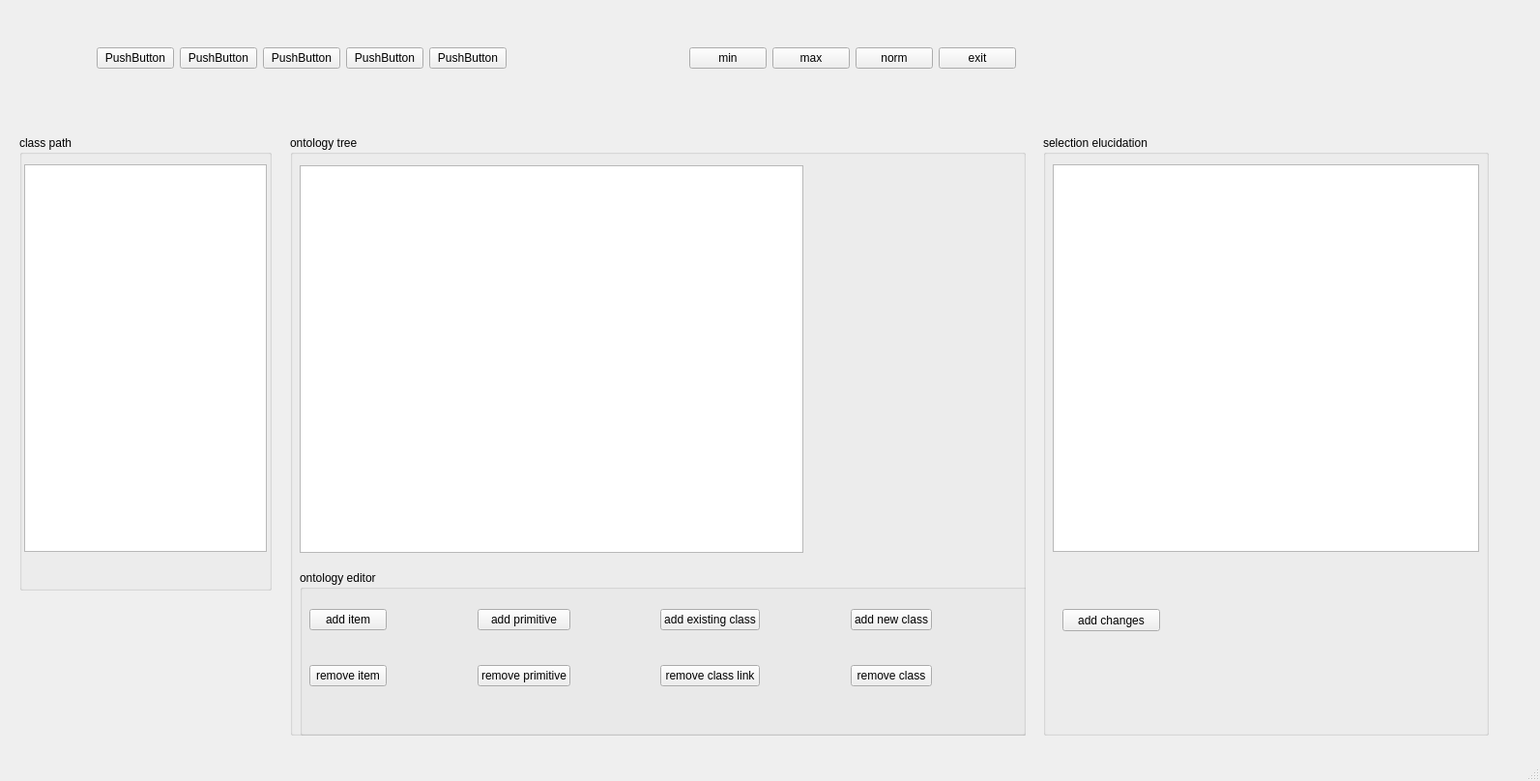
<?xml version="1.0" encoding="UTF-8"?>
<ui version="4.0">
 <class>MainWindow</class>
 <widget class="QMainWindow" name="MainWindow">
  <property name="geometry">
   <rect>
    <x>0</x>
    <y>0</y>
    <width>1593</width>
    <height>808</height>
   </rect>
  </property>
  <property name="sizePolicy">
   <sizepolicy hsizetype="Preferred" vsizetype="Preferred">
    <horstretch>0</horstretch>
    <verstretch>0</verstretch>
   </sizepolicy>
  </property>
  <property name="windowTitle">
   <string>MainWindow</string>
  </property>
  <widget class="QWidget" name="centralwidget">
   <widget class="QGroupBox" name="groupBoxTree">
    <property name="geometry">
     <rect>
      <x>300</x>
      <y>140</y>
      <width>761</width>
      <height>621</height>
     </rect>
    </property>
    <property name="title">
     <string>ontology tree</string>
    </property>
    <widget class="QTreeWidget" name="treeClass">
     <property name="geometry">
      <rect>
       <x>10</x>
       <y>31</y>
       <width>521</width>
       <height>401</height>
      </rect>
     </property>
     <property name="autoExpandDelay">
      <number>1</number>
     </property>
     <property name="columnCount">
      <number>0</number>
     </property>
     <attribute name="headerVisible">
      <bool>false</bool>
     </attribute>
     <attribute name="headerCascadingSectionResizes">
      <bool>false</bool>
     </attribute>
    </widget>
    <widget class="QGroupBox" name="groupBoxEditor">
     <property name="geometry">
      <rect>
       <x>10</x>
       <y>450</y>
       <width>951</width>
       <height>171</height>
      </rect>
     </property>
     <property name="title">
      <string>ontology editor</string>
     </property>
     <widget class="QWidget" name="gridLayoutWidget">
      <property name="geometry">
       <rect>
        <x>10</x>
        <y>40</y>
        <width>731</width>
        <height>80</height>
       </rect>
      </property>
      <layout class="QGridLayout" name="gridLayout">
       <item row="0" column="2">
        <widget class="QPushButton" name="pushAddPrimitive">
         <property name="text">
          <string>add primitive</string>
         </property>
        </widget>
       </item>
       <item row="2" column="2">
        <widget class="QPushButton" name="pushRemovePrimitive">
         <property name="text">
          <string>remove primitive</string>
         </property>
        </widget>
       </item>
       <item row="0" column="1">
        <spacer name="horizontalSpacer">
         <property name="orientation">
          <enum>Qt::Horizontal</enum>
         </property>
         <property name="sizeHint" stdset="0">
          <size>
           <width>40</width>
           <height>20</height>
          </size>
         </property>
        </spacer>
       </item>
       <item row="0" column="0">
        <widget class="QPushButton" name="pushAddSubclass">
         <property name="text">
          <string>add item</string>
         </property>
        </widget>
       </item>
       <item row="0" column="6">
        <widget class="QPushButton" name="pushAddExistingClass">
         <property name="text">
          <string>add existing class</string>
         </property>
        </widget>
       </item>
       <item row="2" column="8">
        <widget class="QPushButton" name="pushRemoveClass">
         <property name="text">
          <string>remove class</string>
         </property>
        </widget>
       </item>
       <item row="0" column="7">
        <spacer name="horizontalSpacer_2">
         <property name="orientation">
          <enum>Qt::Horizontal</enum>
         </property>
         <property name="sizeHint" stdset="0">
          <size>
           <width>40</width>
           <height>20</height>
          </size>
         </property>
        </spacer>
       </item>
       <item row="0" column="10">
        <spacer name="horizontalSpacer_3">
         <property name="orientation">
          <enum>Qt::Horizontal</enum>
         </property>
         <property name="sizeHint" stdset="0">
          <size>
           <width>40</width>
           <height>20</height>
          </size>
         </property>
        </spacer>
       </item>
       <item row="2" column="0">
        <widget class="QPushButton" name="pushRemoveSubClass">
         <property name="text">
          <string>remove item</string>
         </property>
        </widget>
       </item>
       <item row="0" column="5">
        <spacer name="horizontalSpacer_8">
         <property name="orientation">
          <enum>Qt::Horizontal</enum>
         </property>
         <property name="sizeHint" stdset="0">
          <size>
           <width>40</width>
           <height>20</height>
          </size>
         </property>
        </spacer>
       </item>
       <item row="2" column="6">
        <widget class="QPushButton" name="pushRemoveClassLink">
         <property name="text">
          <string>remove class link</string>
         </property>
        </widget>
       </item>
       <item row="0" column="8">
        <widget class="QPushButton" name="pushAddNewClass">
         <property name="text">
          <string>add new class</string>
         </property>
        </widget>
       </item>
       <item row="1" column="0">
        <spacer name="verticalSpacer">
         <property name="orientation">
          <enum>Qt::Vertical</enum>
         </property>
         <property name="sizeHint" stdset="0">
          <size>
           <width>20</width>
           <height>40</height>
          </size>
         </property>
        </spacer>
       </item>
       <item row="1" column="2">
        <spacer name="verticalSpacer_2">
         <property name="orientation">
          <enum>Qt::Vertical</enum>
         </property>
         <property name="sizeHint" stdset="0">
          <size>
           <width>20</width>
           <height>40</height>
          </size>
         </property>
        </spacer>
       </item>
       <item row="1" column="6">
        <spacer name="verticalSpacer_3">
         <property name="orientation">
          <enum>Qt::Vertical</enum>
         </property>
         <property name="sizeHint" stdset="0">
          <size>
           <width>20</width>
           <height>40</height>
          </size>
         </property>
        </spacer>
       </item>
       <item row="1" column="8">
        <spacer name="verticalSpacer_4">
         <property name="orientation">
          <enum>Qt::Vertical</enum>
         </property>
         <property name="sizeHint" stdset="0">
          <size>
           <width>20</width>
           <height>40</height>
          </size>
         </property>
        </spacer>
       </item>
      </layout>
     </widget>
    </widget>
   </widget>
   <widget class="QGroupBox" name="groupBoxClassList">
    <property name="geometry">
     <rect>
      <x>20</x>
      <y>140</y>
      <width>261</width>
      <height>471</height>
     </rect>
    </property>
    <property name="title">
     <string>class path</string>
    </property>
    <widget class="QListWidget" name="listClasses">
     <property name="geometry">
      <rect>
       <x>5</x>
       <y>30</y>
       <width>251</width>
       <height>401</height>
      </rect>
     </property>
    </widget>
   </widget>
   <widget class="QWidget" name="horizontalLayoutWidget_2">
    <property name="geometry">
     <rect>
      <x>100</x>
      <y>20</y>
      <width>951</width>
      <height>80</height>
     </rect>
    </property>
    <layout class="QHBoxLayout" name="horizontalLayout_2">
     <item>
      <widget class="QPushButton" name="pushLoad">
       <property name="text">
        <string>PushButton</string>
       </property>
      </widget>
     </item>
     <item>
      <widget class="QPushButton" name="pushCreate">
       <property name="text">
        <string>PushButton</string>
       </property>
      </widget>
     </item>
     <item>
      <widget class="QPushButton" name="pushVisualise">
       <property name="text">
        <string>PushButton</string>
       </property>
      </widget>
     </item>
     <item>
      <widget class="QPushButton" name="pushSave">
       <property name="text">
        <string>PushButton</string>
       </property>
      </widget>
     </item>
     <item>
      <widget class="QPushButton" name="pushSaveAs">
       <property name="text">
        <string>PushButton</string>
       </property>
      </widget>
     </item>
     <item>
      <spacer name="horizontalSpacer_11">
       <property name="orientation">
        <enum>Qt::Horizontal</enum>
       </property>
       <property name="sizeHint" stdset="0">
        <size>
         <width>40</width>
         <height>20</height>
        </size>
       </property>
      </spacer>
     </item>
     <item>
      <widget class="QPushButton" name="pushMinimise">
       <property name="text">
        <string>min</string>
       </property>
      </widget>
     </item>
     <item>
      <widget class="QPushButton" name="pushMaximise">
       <property name="text">
        <string>max</string>
       </property>
      </widget>
     </item>
     <item>
      <widget class="QPushButton" name="pushNormal">
       <property name="text">
        <string>norm</string>
       </property>
      </widget>
     </item>
     <item>
      <widget class="QPushButton" name="pushExit">
       <property name="text">
        <string>exit</string>
       </property>
      </widget>
     </item>
    </layout>
   </widget>
   <widget class="QGroupBox" name="groupElucidation">
    <property name="geometry">
     <rect>
      <x>1079</x>
      <y>140</y>
      <width>461</width>
      <height>621</height>
     </rect>
    </property>
    <property name="title">
     <string>selection elucidation</string>
    </property>
    <widget class="QPushButton" name="pushAddElucidation">
     <property name="geometry">
      <rect>
       <x>20</x>
       <y>490</y>
       <width>101</width>
       <height>23</height>
      </rect>
     </property>
     <property name="text">
      <string>add changes</string>
     </property>
    </widget>
    <widget class="QPlainTextEdit" name="textElucidation">
     <property name="geometry">
      <rect>
       <x>10</x>
       <y>30</y>
       <width>441</width>
       <height>401</height>
      </rect>
     </property>
    </widget>
   </widget>
  </widget>
  <widget class="QStatusBar" name="statusbar"/>
 </widget>
 <resources/>
 <connections/>
</ui>
